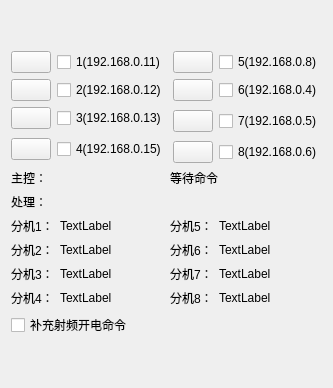
        <widget class="QWidget" name="tab_3">
         <attribute name="title">
          <string>系统状态</string>
         </attribute>
         <layout class="QVBoxLayout" name="verticalLayout_5">
          <item>
           <spacer name="verticalSpacer_2">
            <property name="orientation">
             <enum>Qt::Vertical</enum>
            </property>
            <property name="sizeHint" stdset="0">
             <size>
              <width>20</width>
              <height>40</height>
             </size>
            </property>
           </spacer>
          </item>
          <item>
           <layout class="QGridLayout" name="gridLayout">
            <property name="sizeConstraint">
             <enum>QLayout::SetDefaultConstraint</enum>
            </property>
            <item row="0" column="0">
             <widget class="QPushButton" name="pushButton_2">
              <property name="text">
               <string/>
              </property>
             </widget>
            </item>
            <item row="0" column="1">
             <widget class="QCheckBox" name="checkBox_8">
              <property name="sizePolicy">
               <sizepolicy hsizetype="Minimum" vsizetype="Fixed">
                <horstretch>1</horstretch>
                <verstretch>0</verstretch>
               </sizepolicy>
              </property>
              <property name="text">
               <string>1(192.168.0.11)</string>
              </property>
             </widget>
            </item>
            <item row="0" column="2">
             <widget class="QPushButton" name="pushButton_7">
              <property name="text">
               <string/>
              </property>
             </widget>
            </item>
            <item row="0" column="3">
             <widget class="QCheckBox" name="checkBox_13">
              <property name="sizePolicy">
               <sizepolicy hsizetype="Minimum" vsizetype="Fixed">
                <horstretch>1</horstretch>
                <verstretch>0</verstretch>
               </sizepolicy>
              </property>
              <property name="text">
               <string>5(192.168.0.8)</string>
              </property>
             </widget>
            </item>
            <item row="1" column="0">
             <widget class="QPushButton" name="pushButton_3">
              <property name="text">
               <string/>
              </property>
             </widget>
            </item>
            <item row="1" column="1">
             <widget class="QCheckBox" name="checkBox_10">
              <property name="text">
               <string>2(192.168.0.12)</string>
              </property>
             </widget>
            </item>
            <item row="1" column="2">
             <widget class="QPushButton" name="pushButton_6">
              <property name="text">
               <string/>
              </property>
             </widget>
            </item>
            <item row="1" column="3">
             <widget class="QCheckBox" name="checkBox_12">
              <property name="text">
               <string>6(192.168.0.4)</string>
              </property>
             </widget>
            </item>
            <item row="2" column="0">
             <widget class="QPushButton" name="pushButton_9">
              <property name="text">
               <string/>
              </property>
             </widget>
            </item>
            <item row="2" column="1">
             <widget class="QCheckBox" name="checkBox_9">
              <property name="text">
               <string>3(192.168.0.13)</string>
              </property>
             </widget>
            </item>
            <item row="2" column="2" rowspan="2">
             <widget class="QPushButton" name="pushButton_5">
              <property name="text">
               <string/>
              </property>
             </widget>
            </item>
            <item row="2" column="3" rowspan="2">
             <widget class="QCheckBox" name="checkBox_15">
              <property name="text">
               <string>7(192.168.0.5)</string>
              </property>
             </widget>
            </item>
            <item row="3" column="0" rowspan="2">
             <widget class="QPushButton" name="pushButton_8">
              <property name="text">
               <string/>
              </property>
             </widget>
            </item>
            <item row="3" column="1" rowspan="2">
             <widget class="QCheckBox" name="checkBox_11">
              <property name="text">
               <string>4(192.168.0.15)</string>
              </property>
             </widget>
            </item>
            <item row="4" column="2">
             <widget class="QPushButton" name="pushButton_4">
              <property name="text">
               <string/>
              </property>
             </widget>
            </item>
            <item row="4" column="3">
             <widget class="QCheckBox" name="checkBox_14">
              <property name="text">
               <string>8(192.168.0.6)</string>
              </property>
             </widget>
            </item>
           </layout>
          </item>
          <item>
           <layout class="QHBoxLayout" name="horizontalLayout_4">
            <item>
             <widget class="QLabel" name="label_3">
              <property name="text">
               <string>主控：</string>
              </property>
             </widget>
            </item>
            <item>
             <widget class="QLabel" name="label_4">
              <property name="text">
               <string>等待命令</string>
              </property>
             </widget>
            </item>
           </layout>
          </item>
          <item>
           <widget class="QLabel" name="label_5">
            <property name="sizePolicy">
             <sizepolicy hsizetype="Preferred" vsizetype="Preferred">
              <horstretch>1</horstretch>
              <verstretch>0</verstretch>
             </sizepolicy>
            </property>
            <property name="text">
             <string>处理：</string>
            </property>
           </widget>
          </item>
          <item>
           <layout class="QGridLayout" name="gridLayout_2">
            <item row="0" column="0">
             <widget class="QLabel" name="label_6">
              <property name="text">
               <string>分机1：</string>
              </property>
             </widget>
            </item>
            <item row="0" column="1">
             <widget class="QLabel" name="label_20">
              <property name="sizePolicy">
               <sizepolicy hsizetype="Preferred" vsizetype="Preferred">
                <horstretch>1</horstretch>
                <verstretch>0</verstretch>
               </sizepolicy>
              </property>
              <property name="text">
               <string>TextLabel</string>
              </property>
             </widget>
            </item>
            <item row="0" column="2">
             <widget class="QLabel" name="label_10">
              <property name="text">
               <string>分机5：</string>
              </property>
             </widget>
            </item>
            <item row="0" column="3">
             <widget class="QLabel" name="label_17">
              <property name="sizePolicy">
               <sizepolicy hsizetype="Preferred" vsizetype="Preferred">
                <horstretch>1</horstretch>
                <verstretch>0</verstretch>
               </sizepolicy>
              </property>
              <property name="text">
               <string>TextLabel</string>
              </property>
             </widget>
            </item>
            <item row="1" column="0">
             <widget class="QLabel" name="label_8">
              <property name="text">
               <string>分机2：</string>
              </property>
             </widget>
            </item>
            <item row="1" column="1">
             <widget class="QLabel" name="label_23">
              <property name="sizePolicy">
               <sizepolicy hsizetype="Preferred" vsizetype="Preferred">
                <horstretch>1</horstretch>
                <verstretch>0</verstretch>
               </sizepolicy>
              </property>
              <property name="text">
               <string>TextLabel</string>
              </property>
             </widget>
            </item>
            <item row="1" column="2">
             <widget class="QLabel" name="label_11">
              <property name="text">
               <string>分机6：</string>
              </property>
             </widget>
            </item>
            <item row="1" column="3">
             <widget class="QLabel" name="label_18">
              <property name="sizePolicy">
               <sizepolicy hsizetype="Preferred" vsizetype="Preferred">
                <horstretch>1</horstretch>
                <verstretch>0</verstretch>
               </sizepolicy>
              </property>
              <property name="text">
               <string>TextLabel</string>
              </property>
             </widget>
            </item>
            <item row="2" column="0">
             <widget class="QLabel" name="label_7">
              <property name="text">
               <string>分机3：</string>
              </property>
             </widget>
            </item>
            <item row="2" column="1">
             <widget class="QLabel" name="label_22">
              <property name="sizePolicy">
               <sizepolicy hsizetype="Preferred" vsizetype="Preferred">
                <horstretch>1</horstretch>
                <verstretch>0</verstretch>
               </sizepolicy>
              </property>
              <property name="text">
               <string>TextLabel</string>
              </property>
             </widget>
            </item>
            <item row="2" column="2">
             <widget class="QLabel" name="label_12">
              <property name="text">
               <string>分机7：</string>
              </property>
             </widget>
            </item>
            <item row="2" column="3">
             <widget class="QLabel" name="label_19">
              <property name="sizePolicy">
               <sizepolicy hsizetype="Preferred" vsizetype="Preferred">
                <horstretch>1</horstretch>
                <verstretch>0</verstretch>
               </sizepolicy>
              </property>
              <property name="text">
               <string>TextLabel</string>
              </property>
             </widget>
            </item>
            <item row="3" column="0">
             <widget class="QLabel" name="label_9">
              <property name="text">
               <string>分机4：</string>
              </property>
             </widget>
            </item>
            <item row="3" column="1">
             <widget class="QLabel" name="label_24">
              <property name="sizePolicy">
               <sizepolicy hsizetype="Preferred" vsizetype="Preferred">
                <horstretch>1</horstretch>
                <verstretch>0</verstretch>
               </sizepolicy>
              </property>
              <property name="text">
               <string>TextLabel</string>
              </property>
             </widget>
            </item>
            <item row="3" column="2">
             <widget class="QLabel" name="label_13">
              <property name="text">
               <string>分机8：</string>
              </property>
             </widget>
            </item>
            <item row="3" column="3">
             <widget class="QLabel" name="label_21">
              <property name="sizePolicy">
               <sizepolicy hsizetype="Preferred" vsizetype="Preferred">
                <horstretch>1</horstretch>
                <verstretch>0</verstretch>
               </sizepolicy>
              </property>
              <property name="text">
               <string>TextLabel</string>
              </property>
             </widget>
            </item>
           </layout>
          </item>
          <item>
           <widget class="QCheckBox" name="checkBox_16">
            <property name="text">
             <string>补充射频开电命令</string>
            </property>
           </widget>
          </item>
          <item>
           <spacer name="verticalSpacer">
            <property name="orientation">
             <enum>Qt::Vertical</enum>
            </property>
            <property name="sizeHint" stdset="0">
             <size>
              <width>20</width>
              <height>40</height>
             </size>
            </property>
           </spacer>
          </item>
         </layout>
        </widget>
